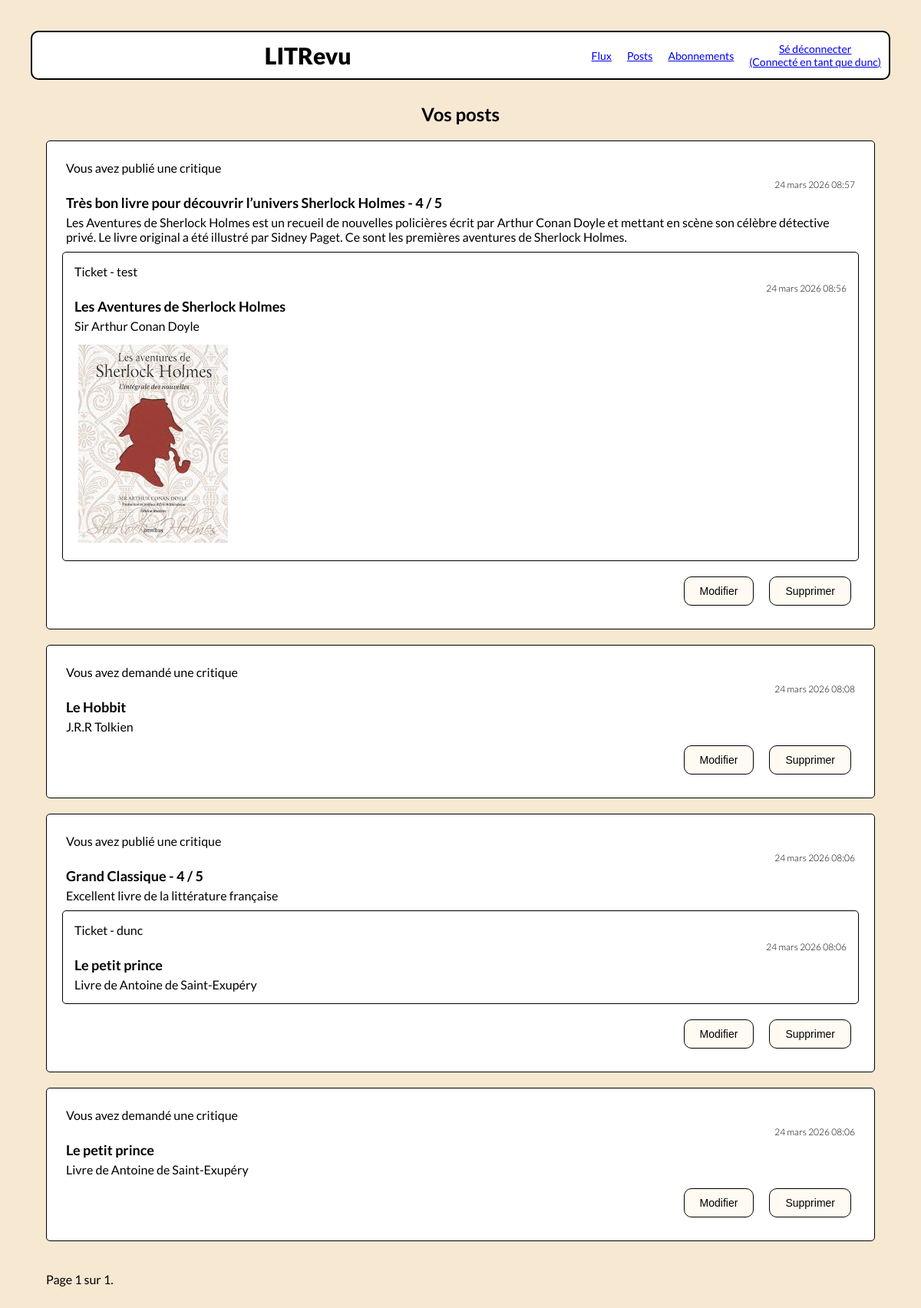
Screenshot of /posts/ (signed in) with the database file from the repository.
### authentication/models.py (models this page shows)
class User(AbstractUser):
    pass

### review_app/models.py (models this page shows)
class Review(models.Model):
    ticket = models.ForeignKey(to=Ticket, on_delete=models.CASCADE)
    rating = models.PositiveSmallIntegerField(validators=[MinValueValidator(0), MaxValueValidator(5)])
    headline = models.CharField(max_length=128)
    body = models.TextField()
    author = models.ForeignKey(to=settings.AUTH_USER_MODEL, on_delete=models.CASCADE)
    time_created = models.DateTimeField(auto_now_add=True)

class Ticket(models.Model):
    title = models.CharField(max_length=120)
    description = models.TextField()
    image = models.ImageField(upload_to='images/', blank=True)
    time_created = models.DateTimeField(auto_now_add=True)
    author = models.ForeignKey(settings.AUTH_USER_MODEL, on_delete=models.CASCADE)
    closed = models.BooleanField(default=False, blank=True)

### review_app/views.py (the view)
# urls.py: path("posts/", review_app.views.posts, name='posts'),
@login_required
def posts(request):
    tickets = Ticket.objects.filter(author=request.user)
    reviews = Review.objects.filter(author=request.user)
    items = []
    for ticket in tickets:
        ticket.type = 'TICKET'
        items.append(ticket)
    for review in reviews:
        review.type = 'REVIEW'
        items.append(review)
    items_sorted = sorted(items, key=lambda x: x.time_created, reverse=True)
    paginator = Paginator(items_sorted, 5)
    page_number = request.GET.get('page')
    page_obj = paginator.get_page(page_number)
    return render(request, 'review_app/posts.html', {'page_obj': page_obj})

### review_app/templates/review_app/posts.html
{% extends 'base.html' %}
{% block content %}
    <h2>Vos posts</h2>
        {% for element in page_obj %}
            {% if element.type == "TICKET" %}
                <div class="post">
                    {% include 'review_app/partials/ticket_snippet.html'  with ticket=element in_review=False %}
                    <div class="post_feature">
                        <form action="{% url 'edit-ticket' element.id %}">
                            <button type="submit">Modifier</button>
                        </form>
                        <form action="{% url 'delete-ticket' element.id %}">
                            <button type="submit">Supprimer</button>
                        </form>
                    </div>
                </div>
            {% elif element.type == "REVIEW" %}
                <div class="post">
                    {% include 'review_app/partials/review_snippet.html'  with review=element %}
                    <div class="ticket_in_review">
                        {% include 'review_app/partials/ticket_snippet.html'  with ticket=element.ticket in_review=True  %}
                    </div>
                    <div class="post_feature">
                        <form action="{% url 'edit-review' element.id %}">
                            <button type="submit">Modifier</button>
                        </form>
                        <form action="{% url 'delete-review' element.id %}">
                            <button type="submit">Supprimer</button>
                        </form>
                    </div>
                </div>
            {% endif %}
        {% endfor %}
    <div class="page_nav">
        {% include 'review_app/partials/page_navigator.html' %}
    </div>
{% endblock content %}

### templates/base.html (shortened to what this page needs)
<!DOCTYPE html>
<html lang="fr">
    <head>
        {% load static %}
        <link rel="stylesheet" href="{% static '/styles.css' %}">
    </head>
    <body>
        <header>
            <h1>LITRevu</h1>
            {% if user.is_authenticated %}
                <nav>
                <a href="{% url 'feed' %}">Flux</a>
                <a href="{% url 'posts' %}">Posts</a>
                <a href="{% url 'follow' %}">Abonnements</a>
                <a href="{% url 'logout' %}">Sé déconnecter <br>(Connecté en tant que {{ request.user }})</a>
                </nav>
            {% endif %}
        </header>
        {% block content %}
        {% endblock content %}
    </body>
</html>

### review_app/templates/review_app/partials/review_snippet.html
{% if review.author == request.user %}
    <p>Vous avez publié une critique</p>
{% else %}
    <p>{{ review.author }} a publié une critique</p>
{% endif %}
<p class="date">{{ review.time_created }}</p>
<p class="title">{{ review.headline }} - {{ review.rating }} / 5</p>
<p>{{ review.body }}</p>

### review_app/templates/review_app/partials/ticket_snippet.html
{% if in_review == True %}
    <p>Ticket - {{ ticket.author }}</p>
{% else %}
    {% if ticket.author == request.user %}
        <p>Vous avez demandé une critique</p>
    {% else %}
        <p>{{ ticket.author }} a demandé une critique</p>
    {% endif %}
{% endif %}
<p class="date">{{ ticket.time_created }}</p>
<p class="title">{{ ticket.title }}</p>
<p>{{ ticket.description }}</p>
{% if ticket.image %}
    <img src="{{ ticket.image.url }}" alt="{{ ticket.title }} image" title="{{ ticket.title }} image">
{% endif %}

### static/styles.css (style rules this page uses)
body { font-family: "Lato"; background-color: #F7E8D2; margin: auto; padding: 40px; max-width : 1440px; }
header { display: flex; border: 2px solid black; border-radius: 10px; height: 60px; position: sticky; top: 0; z-index: 100; background-color: white; }
nav { display: flex; flex-direction: row; justify-self: flex-end; align-items: center; text-align: center; }
nav a { margin: 10px; font-size: 14px; }
h1 { margin: auto; font-size: 30px; font-weight: 800; }
h2 { margin: 30px 20px 20px 20px; font-size: 24px; text-align: center; font-weight: 700; }
p { font-size: 16px; margin: 5px; font-weight: 500; }
.post { border: 1px solid black; border-radius: 5px; padding: 20px; margin: 20px; background-color: white; }
.ticket_in_review { border: 1px solid black; border-radius: 5px; padding: 10px; margin: 10px 0; }
img { margin: 10px; }
.date { font-size: 12px; font-weight: 300; display: flex; justify-self: end; }
.title { font-size: 18px; font-weight: 600; }
button { padding: 10px 20px; margin: 10px; border: 1px solid black; background-color: #FFFBF2; border-radius: 10px; font-size: 14px; font-weight: 500; }
.post_feature { display: flex; justify-content: flex-end; }
.page_nav { margin: 40px 20px 10px 20px; }

### rows the page displays
User: user "dunc"
Review: shows "Vous avez publié une critique", time_created "24 mars 2026 08:57", headline "Très bon livre pour découvrir l’univers Sherlock Holmes", rating "4", body "Les Aventures de Sherlock Holmes est un recueil de nouvelles policières écrit par Arthur Conan Doyle et mettant en scène son célèbre détective privé. Le livre original a été illustré par Sidney Paget. Ce sont les premières aventures de Sherlock Holmes.", image (picture)
Ticket: author "test", time_created "24 mars 2026 08:56", title "Les Aventures de Sherlock Holmes", description "Sir Arthur Conan Doyle"
Ticket: shows "Vous avez demandé une critique", time_created "24 mars 2026 08:08", title "Le Hobbit", description "J.R.R Tolkien"
Review: shows "Vous avez publié une critique", time_created "24 mars 2026 08:06", headline "Grand Classique", rating "4", body "Excellent livre de la littérature française"
Ticket: author "dunc", time_created "24 mars 2026 08:06", title "Le petit prince", description "Livre de Antoine de Saint-Exupéry", shows "Vous avez demandé une critique"

### other values shown
{{ page_obj.number }} "1"
{{ page_obj.paginator.num_pages }} "1"
